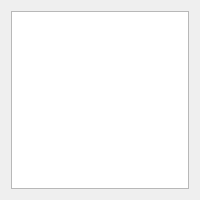
<?xml version="1.0" encoding="UTF-8"?>
<ui version="4.0">
 <class>FormMap</class>
 <widget class="QDialog" name="FormMap">
  <property name="geometry">
   <rect>
    <x>0</x>
    <y>0</y>
    <width>200</width>
    <height>200</height>
   </rect>
  </property>
  <property name="minimumSize">
   <size>
    <width>200</width>
    <height>200</height>
   </size>
  </property>
  <property name="windowTitle">
   <string>Dialog</string>
  </property>
  <layout class="QVBoxLayout" name="verticalLayout">
   <item>
    <widget class="QGraphicsView" name="graphicsView">
     <property name="sizePolicy">
      <sizepolicy hsizetype="Preferred" vsizetype="Preferred">
       <horstretch>0</horstretch>
       <verstretch>0</verstretch>
      </sizepolicy>
     </property>
     <property name="minimumSize">
      <size>
       <width>0</width>
       <height>0</height>
      </size>
     </property>
     <property name="verticalScrollBarPolicy">
      <enum>Qt::ScrollBarAlwaysOff</enum>
     </property>
     <property name="horizontalScrollBarPolicy">
      <enum>Qt::ScrollBarAlwaysOff</enum>
     </property>
    </widget>
   </item>
  </layout>
 </widget>
 <resources/>
 <connections/>
</ui>
